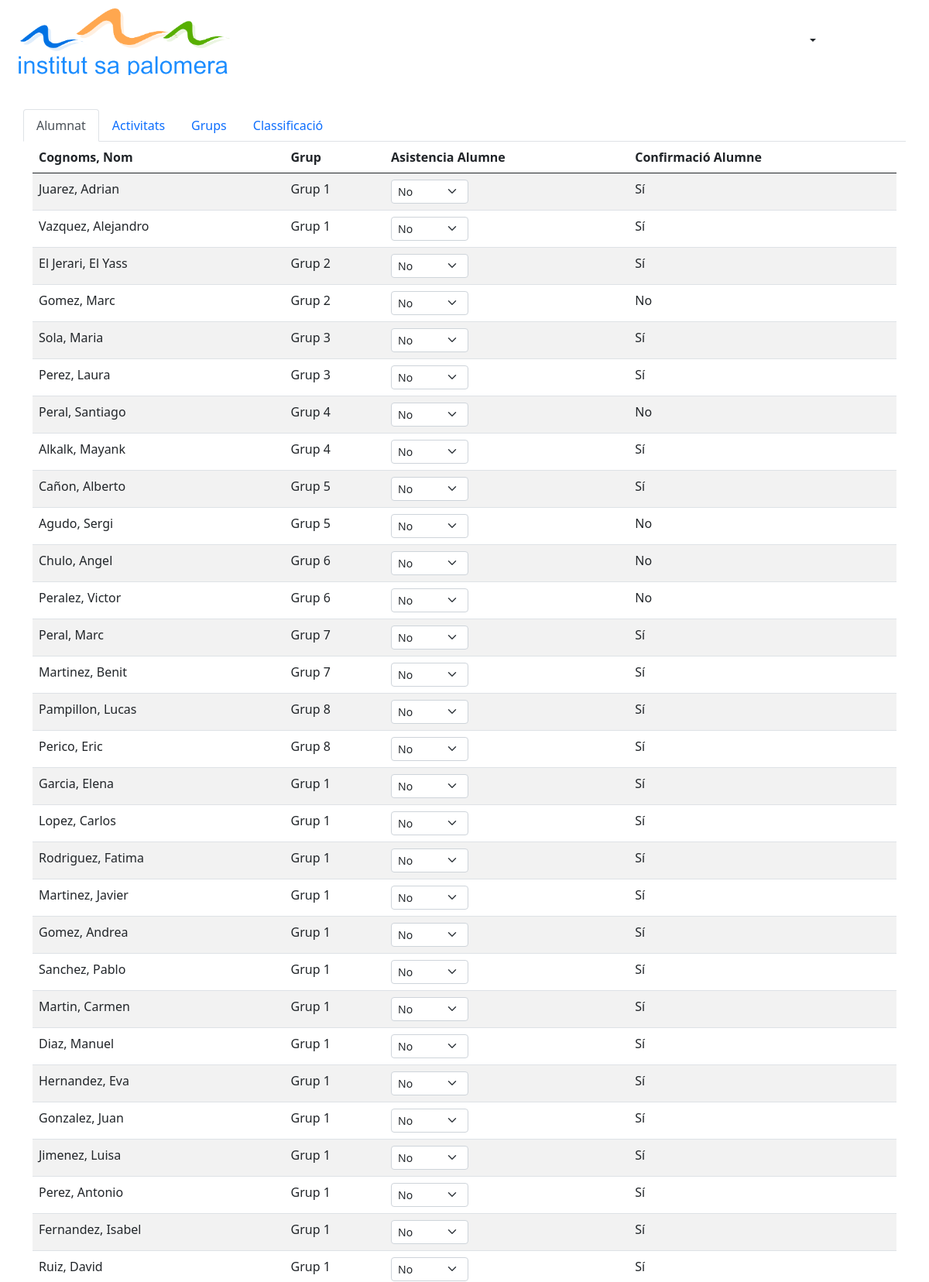
The page /Codi/Vista/index_admin.php (upper part) on the database its author committed.
### tables this page shows
CREATE TABLE IF NOT EXISTS `alumne` (
  `alumne_id` int(11) NOT NULL AUTO_INCREMENT,
  `nom` varchar(50) NOT NULL,
  `cognom` varchar(50) NOT NULL,
  `correu` varchar(50) NOT NULL,
  `curs` enum('FP Basica','ASIX','DAW','SMX') NOT NULL,
  `any` enum('1r','2n') NOT NULL,
  `classe` enum('A','B','C','D') NOT NULL,
  `asistencia` tinyint(1) NOT NULL,
  `asistencia_confirmada` tinyint(1) NOT NULL,
  `grup_id` int(11),
  `tutor` tinyint(1) NOT NULL,
  PRIMARY KEY (`alumne_id`),
  KEY `fk_grup_id` (`grup_id`)
);

### Codi/Model/model_admin.php (called while the page is built, shortened)
<?php
function obtenirAlumnes(){
    try{
        $con = connect();
        $statement = $con->prepare("SELECT * FROM alumne");
        $statement->execute();
        return $statement;
    }catch(PDOException $e){
        echo "Error obtenirAlumnat: " . $e->getMessage();
    }
}
        ?><script>alert("S'ha creat un grup extra sense ningu ja que son imparells, si ho veus oportu pots eliminar-ho")</script><?php

### Codi/Controlador/controlador_admin.php (the view, shortened to what this page needs)
<?php
require_once("../Model/model_admin.php");
function mostrarAlumnes()
{
    try {
        $alumnes = obtenirAlumnes()->fetchAll();
        $html = "<div class='container'>";
        $html .= "<div class='row'>";
        foreach ($alumnes as $alumne) {
            $html .= "<tr>";
            $html .= "<td>" . $alumne['cognom'] . ", " . $alumne['nom'] . "</td>";
            $html .= "<td>" . "Grup " . $alumne['grup_id'] . "</td>";
            $html .= "<td> <select class='form-select form-select-sm' name='asist[" . $alumne['alumne_id'] . "]'  aria-label='.form-select-sm' style='width:100px'> ";
            $html .= "<option value='0'>No</option> ";
            if($alumne['asistencia_confirmada'] == '1'){
                $html .= "<option value='1' selected>Sí</option>;";
            }else $html .= "<option value='1'>Sí</option>;";
            $html .= "<td>" . ($alumne['asistencia'] == 1 ? "Sí" : "No") . "</td>";
            $html .= "</tr>";
        }
        $html .= "</div>";
        $html .= "</div>";
        echo $html;
    } catch (PDOException $e) {
        echo "Error mostrarActivitatAdmin: " . $e->getMessage();
    }
}
?>

### Codi/Vista/index_admin.php (shortened to what this page needs)
<!DOCTYPE html>
<html lang="es">
<head>
    <link rel="stylesheet" href="../../Recursos/bootstrap-5.0.2/dist/css/bootstrap.min.css">
    <link rel="stylesheet" href="../../Recursos/CSS/styleProfessor.css  ">
</head>
<?php
include_once("../Controlador/controlador_professor.php");
include_once("../Controlador/controlador_admin.php");
$idProfessor = obtenerIdProfessor();
?>
<body>
    <div class="content">
        <div class="row g-0">
            <div class="col-12">
                <nav class="navbar navbar-dark">
                    <div class="col-3">
                        <a">
                            <img src="../../Recursos/IMG/logo-sapalomera.png" alt="logo sapalomera" width="300px" class="imgHeader">
                    </div>
                    <div class="col-3 text-center">
                        <?php mostrarUsuari($idProfessor) ?>
                    </div>
                </nav>
            </div>
        </div>
        <div class="container marginTop">
            <div class="row">
                <ul class="nav nav-tabs" id="tabProfessor">
                    <li class="nav-item">
                        <button class="nav-link active" id="tabAlumnat" data-bs-toggle="tab" data-bs-target="#taulaAlumnat">Alumnat</button>
                    </li>
                    <li class="nav-item">
                        <button class="nav-link" data-bs-toggle="tab" data-bs-target="#taulaActivitats">Activitats</button>
                    </li>
                    <li class="nav-item">
                        <button class="nav-link" data-bs-toggle="tab" data-bs-target="#taulaGrups">Grups</button>
                    </li>
                    <li class="nav-item">
                        <button class="nav-link" data-bs-toggle="tab" data-bs-target="#taulaClassificació">Classificació</button>
                    </li>
                </ul>
                <div class="tab-content" id="contingutTab">
                    <div class="tab-pane fade show active" id="taulaAlumnat">
                        <form action="../Controlador/administrar_alumnado.php" method="post">
                            <table class="table table-striped">
                                <thead class="sticky-top bg-white">
                                    <tr>
                                        <th>Cognoms, Nom</th>
                                        <th>Grup</th>
                                        <th>Asistencia Alumne</th>
                                        <th>Confirmació Alumne</th>
                                    </tr>
                                </thead>
                                <tbody>
                                    <?php mostrarAlumnes(); ?>
                                </tbody>
                            </table>
                        </form>
                    </div>
                </div>
            </div>
        </div>
</body>
</html>

### Codi/Controlador/controlador_professor.php (shortened to what this page needs)
<?php
include_once("../Controlador/controlador_admin.php");
function mostrarUsuari($idProfe)
{
    try {
        $html = "<div class='btn-group'>";
        $html .= "<button type='button' class='btn dropdown-toggle' data-bs-toggle='dropdown' aria-expanded='false'>";
        $currentUrl = $_SERVER['REQUEST_URI'];
        $url = explode("/", $currentUrl);
        $situacio = end($url);
        $html .= "</button>";
        $html .= "<ul class='dropdown-menu'>";
        if($situacio != "index_alumne.php"){
            $html .= "<li><a class='dropdown-item ' href='../Vista/index_alumne.php'>Vista Alumne</a></li>";
        }
        $html .= "<li><a class='dropdown-item ' href='../Controlador/logout.php'>Tancar sessió</a></li>";
        $html .= "</ul>";
        $html .= "</div>";
        echo $html;
    } catch (PDOException $e) {
        echo "Error mostrarUsuari: " . $e->getMessage();
    }
}
?>

### Recursos/CSS/styleProfessor.css (style rules this page uses)
.imgHeader { margin-left: 3%; }
.marginTop { margin-top: 3%; }
body { font-size: 1rem; }
html { position: relative; min-height: 100%; }
.content { flex: 1 0 auto; }

### rows shown on the page
alumne: cognom "Juarez", nom "Adrian", grup "1", alumne_id "No", asistencia "Sí"
alumne: cognom "Vazquez", nom "Alejandro", grup "1", alumne_id "No", asistencia "Sí"
alumne: cognom "El Jerari", nom "El Yass", grup "2", alumne_id "No", asistencia "Sí"
alumne: cognom "Gomez", nom "Marc", grup "2", alumne_id "No", asistencia "No"
alumne: cognom "Sola", nom "Maria", grup "3", alumne_id "No", asistencia "Sí"
alumne: cognom "Perez", nom "Laura", grup "3", alumne_id "No", asistencia "Sí"
alumne: cognom "Peral", nom "Santiago", grup "4", alumne_id "No", asistencia "No"
alumne: cognom "Alkalk", nom "Mayank", grup "4", alumne_id "No", asistencia "Sí"
alumne: cognom "Cañon", nom "Alberto", grup "5", alumne_id "No", asistencia "Sí"
alumne: cognom "Agudo", nom "Sergi", grup "5", alumne_id "No", asistencia "No"
alumne: cognom "Chulo", nom "Angel", grup "6", alumne_id "No", asistencia "No"
alumne: cognom "Peralez", nom "Victor", grup "6", alumne_id "No", asistencia "No"
alumne: cognom "Peral", nom "Marc", grup "7", alumne_id "No", asistencia "Sí"
alumne: cognom "Martinez", nom "Benit", grup "7", alumne_id "No", asistencia "Sí"
alumne: cognom "Pampillon", nom "Lucas", grup "8", alumne_id "No", asistencia "Sí"
alumne: cognom "Perico", nom "Eric", grup "8", alumne_id "No", asistencia "Sí"
alumne: cognom "Garcia", nom "Elena", grup "1", alumne_id "No", asistencia "Sí"
alumne: cognom "Lopez", nom "Carlos", grup "1", alumne_id "No", asistencia "Sí"
alumne: cognom "Rodriguez", nom "Fatima", grup "1", alumne_id "No", asistencia "Sí"
alumne: cognom "Martinez", nom "Javier", grup "1", alumne_id "No", asistencia "Sí"
alumne: cognom "Gomez", nom "Andrea", grup "1", alumne_id "No", asistencia "Sí"
alumne: cognom "Sanchez", nom "Pablo", grup "1", alumne_id "No", asistencia "Sí"
alumne: cognom "Martin", nom "Carmen", grup "1", alumne_id "No", asistencia "Sí"
alumne: cognom "Diaz", nom "Manuel", grup "1", alumne_id "No", asistencia "Sí"
alumne: cognom "Hernandez", nom "Eva", grup "1", alumne_id "No", asistencia "Sí"
alumne: cognom "Gonzalez", nom "Juan", grup "1", alumne_id "No", asistencia "Sí"
alumne: cognom "Jimenez", nom "Luisa", grup "1", alumne_id "No", asistencia "Sí"
alumne: cognom "Perez", nom "Antonio", grup "1", alumne_id "No", asistencia "Sí"
alumne: cognom "Fernandez", nom "Isabel", grup "1", alumne_id "No", asistencia "Sí"
alumne: cognom "Ruiz", nom "David", grup "1", alumne_id "No", asistencia "Sí"
